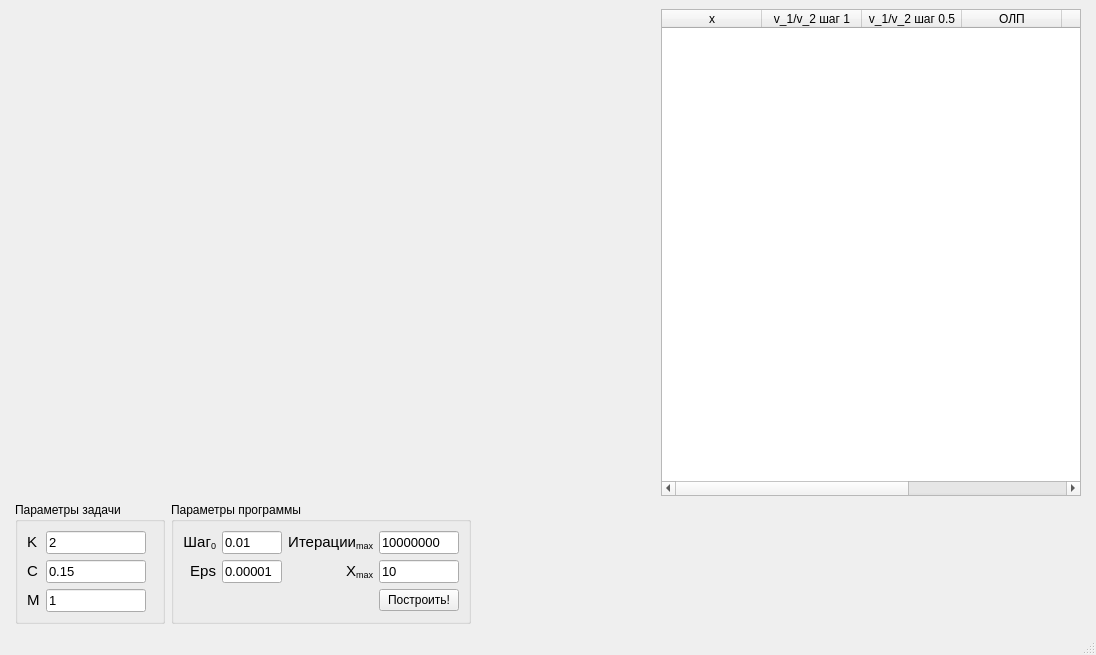
<?xml version="1.0" encoding="UTF-8"?>
<ui version="4.0">
 <class>main_window</class>
 <widget class="QMainWindow" name="main_window">
  <property name="geometry">
   <rect>
    <x>0</x>
    <y>0</y>
    <width>1096</width>
    <height>655</height>
   </rect>
  </property>
  <property name="windowTitle">
   <string>Задача 11: Смирнов Руслан, Рыбкин Антон</string>
  </property>
  <widget class="QWidget" name="centralwidget">
   <layout class="QGridLayout" name="gridLayout">
    <property name="leftMargin">
     <number>15</number>
    </property>
    <property name="rightMargin">
     <number>15</number>
    </property>
    <item row="1" column="0">
     <widget class="QGroupBox" name="groupBox">
      <property name="minimumSize">
       <size>
        <width>150</width>
        <height>100</height>
       </size>
      </property>
      <property name="maximumSize">
       <size>
        <width>150</width>
        <height>16777215</height>
       </size>
      </property>
      <property name="title">
       <string>Параметры задачи</string>
      </property>
      <layout class="QFormLayout" name="formLayout">
       <item row="0" column="0">
        <widget class="QLabel" name="label">
         <property name="maximumSize">
          <size>
           <width>50</width>
           <height>16777215</height>
          </size>
         </property>
         <property name="text">
          <string>&lt;html&gt;&lt;head/&gt;&lt;body&gt;&lt;p&gt;&lt;span style=&quot; font-size:11pt;&quot;&gt;K&lt;/span&gt;&lt;/p&gt;&lt;/body&gt;&lt;/html&gt;</string>
         </property>
         <property name="textFormat">
          <enum>Qt::AutoText</enum>
         </property>
        </widget>
       </item>
       <item row="0" column="1">
        <widget class="QLineEdit" name="k_input">
         <property name="maximumSize">
          <size>
           <width>100</width>
           <height>16777215</height>
          </size>
         </property>
         <property name="font">
          <font>
           <pointsize>10</pointsize>
          </font>
         </property>
         <property name="text">
          <string>2</string>
         </property>
         <property name="placeholderText">
          <string>2</string>
         </property>
        </widget>
       </item>
       <item row="1" column="0">
        <widget class="QLabel" name="label_2">
         <property name="maximumSize">
          <size>
           <width>50</width>
           <height>16777215</height>
          </size>
         </property>
         <property name="text">
          <string>&lt;html&gt;&lt;head/&gt;&lt;body&gt;&lt;p&gt;&lt;span style=&quot; font-size:11pt;&quot;&gt;C&lt;/span&gt;&lt;/p&gt;&lt;/body&gt;&lt;/html&gt;</string>
         </property>
         <property name="textFormat">
          <enum>Qt::AutoText</enum>
         </property>
        </widget>
       </item>
       <item row="1" column="1">
        <widget class="QLineEdit" name="c_input">
         <property name="maximumSize">
          <size>
           <width>100</width>
           <height>16777215</height>
          </size>
         </property>
         <property name="font">
          <font>
           <pointsize>10</pointsize>
          </font>
         </property>
         <property name="text">
          <string>0.15</string>
         </property>
         <property name="placeholderText">
          <string>0.15</string>
         </property>
        </widget>
       </item>
       <item row="2" column="0">
        <widget class="QLabel" name="label_3">
         <property name="maximumSize">
          <size>
           <width>50</width>
           <height>16777215</height>
          </size>
         </property>
         <property name="text">
          <string>&lt;html&gt;&lt;head/&gt;&lt;body&gt;&lt;p&gt;&lt;span style=&quot; font-size:11pt;&quot;&gt;M&lt;/span&gt;&lt;/p&gt;&lt;/body&gt;&lt;/html&gt;</string>
         </property>
         <property name="textFormat">
          <enum>Qt::AutoText</enum>
         </property>
        </widget>
       </item>
       <item row="2" column="1">
        <widget class="QLineEdit" name="m_input">
         <property name="maximumSize">
          <size>
           <width>100</width>
           <height>16777215</height>
          </size>
         </property>
         <property name="font">
          <font>
           <pointsize>10</pointsize>
          </font>
         </property>
         <property name="text">
          <string>1</string>
         </property>
         <property name="placeholderText">
          <string>1</string>
         </property>
        </widget>
       </item>
      </layout>
     </widget>
    </item>
    <item row="0" column="0" colspan="3">
     <widget class="Mpl_widget" name="plot" native="true">
      <property name="minimumSize">
       <size>
        <width>640</width>
        <height>480</height>
       </size>
      </property>
     </widget>
    </item>
    <item row="0" column="4">
     <widget class="QTableWidget" name="table">
      <property name="maximumSize">
       <size>
        <width>800</width>
        <height>16777215</height>
       </size>
      </property>
      <property name="horizontalScrollMode">
       <enum>QAbstractItemView::ScrollPerPixel</enum>
      </property>
      <column>
       <property name="text">
        <string>x</string>
       </property>
      </column>
      <column>
       <property name="text">
        <string>v_1/v_2 шаг 1</string>
       </property>
      </column>
      <column>
       <property name="text">
        <string>v_1/v_2 шаг 0.5</string>
       </property>
      </column>
      <column>
       <property name="text">
        <string>ОЛП</string>
       </property>
      </column>
      <column>
       <property name="text">
        <string>Шаг</string>
       </property>
      </column>
      <column>
       <property name="text">
        <string>Умножения</string>
       </property>
      </column>
      <column>
       <property name="text">
        <string>Деления</string>
       </property>
      </column>
     </widget>
    </item>
    <item row="1" column="1">
     <widget class="QGroupBox" name="groupBox_2">
      <property name="maximumSize">
       <size>
        <width>300</width>
        <height>16777215</height>
       </size>
      </property>
      <property name="title">
       <string>Параметры программы</string>
      </property>
      <layout class="QGridLayout" name="gridLayout_2">
       <item row="4" column="3">
        <widget class="QLineEdit" name="x_max_input">
         <property name="maximumSize">
          <size>
           <width>100</width>
           <height>16777215</height>
          </size>
         </property>
         <property name="font">
          <font>
           <pointsize>10</pointsize>
          </font>
         </property>
         <property name="text">
          <string>10</string>
         </property>
         <property name="placeholderText">
          <string>10</string>
         </property>
        </widget>
       </item>
       <item row="4" column="1">
        <widget class="QLineEdit" name="eps_input">
         <property name="maximumSize">
          <size>
           <width>100</width>
           <height>16777215</height>
          </size>
         </property>
         <property name="font">
          <font>
           <pointsize>10</pointsize>
          </font>
         </property>
         <property name="text">
          <string>0.00001</string>
         </property>
         <property name="placeholderText">
          <string>0.00001</string>
         </property>
        </widget>
       </item>
       <item row="1" column="1">
        <widget class="QLineEdit" name="step_input">
         <property name="maximumSize">
          <size>
           <width>100</width>
           <height>16777215</height>
          </size>
         </property>
         <property name="font">
          <font>
           <pointsize>10</pointsize>
          </font>
         </property>
         <property name="text">
          <string>0.01</string>
         </property>
         <property name="placeholderText">
          <string>0.01</string>
         </property>
        </widget>
       </item>
       <item row="1" column="3">
        <widget class="QLineEdit" name="max_iters_input">
         <property name="maximumSize">
          <size>
           <width>100</width>
           <height>16777215</height>
          </size>
         </property>
         <property name="font">
          <font>
           <pointsize>10</pointsize>
          </font>
         </property>
         <property name="text">
          <string>10000000</string>
         </property>
         <property name="placeholderText">
          <string>10000000</string>
         </property>
        </widget>
       </item>
       <item row="5" column="3">
        <widget class="QPushButton" name="plot_btn">
         <property name="text">
          <string>Построить!</string>
         </property>
        </widget>
       </item>
       <item row="1" column="0">
        <widget class="QLabel" name="label_4">
         <property name="maximumSize">
          <size>
           <width>40</width>
           <height>16777215</height>
          </size>
         </property>
         <property name="text">
          <string>&lt;html&gt;&lt;head/&gt;&lt;body&gt;&lt;p align=&quot;right&quot;&gt;&lt;span style=&quot; font-size:11pt;&quot;&gt;Шаг&lt;/span&gt;&lt;span style=&quot; font-size:11pt; vertical-align:sub;&quot;&gt;0&lt;/span&gt;&lt;/p&gt;&lt;/body&gt;&lt;/html&gt;</string>
         </property>
        </widget>
       </item>
       <item row="4" column="0">
        <widget class="QLabel" name="label_5">
         <property name="maximumSize">
          <size>
           <width>40</width>
           <height>16777215</height>
          </size>
         </property>
         <property name="text">
          <string>&lt;html&gt;&lt;head/&gt;&lt;body&gt;&lt;p align=&quot;right&quot;&gt;&lt;span style=&quot; font-size:11pt;&quot;&gt;Eps&lt;/span&gt;&lt;/p&gt;&lt;/body&gt;&lt;/html&gt;</string>
         </property>
        </widget>
       </item>
       <item row="4" column="2">
        <widget class="QLabel" name="label_6">
         <property name="maximumSize">
          <size>
           <width>85</width>
           <height>16777215</height>
          </size>
         </property>
         <property name="text">
          <string>&lt;html&gt;&lt;head/&gt;&lt;body&gt;&lt;p align=&quot;right&quot;&gt;&lt;span style=&quot; font-size:11pt;&quot;&gt;X&lt;/span&gt;&lt;span style=&quot; font-size:11pt; vertical-align:sub;&quot;&gt;max&lt;/span&gt;&lt;/p&gt;&lt;/body&gt;&lt;/html&gt;</string>
         </property>
        </widget>
       </item>
       <item row="1" column="2">
        <widget class="QLabel" name="label_7">
         <property name="maximumSize">
          <size>
           <width>85</width>
           <height>16777215</height>
          </size>
         </property>
         <property name="text">
          <string>&lt;html&gt;&lt;head/&gt;&lt;body&gt;&lt;p align=&quot;right&quot;&gt;&lt;span style=&quot; font-size:11pt;&quot;&gt;Итерации&lt;/span&gt;&lt;span style=&quot; font-size:11pt; vertical-align:sub;&quot;&gt;max&lt;/span&gt;&lt;/p&gt;&lt;/body&gt;&lt;/html&gt;</string>
         </property>
        </widget>
       </item>
      </layout>
     </widget>
    </item>
   </layout>
  </widget>
  <widget class="QMenuBar" name="menubar">
   <property name="geometry">
    <rect>
     <x>0</x>
     <y>0</y>
     <width>1096</width>
     <height>21</height>
    </rect>
   </property>
  </widget>
  <widget class="QStatusBar" name="statusbar"/>
 </widget>
 <customwidgets>
  <customwidget>
   <class>Mpl_widget</class>
   <extends>QWidget</extends>
   <header>mpl_widget.h</header>
   <container>1</container>
  </customwidget>
 </customwidgets>
 <tabstops>
  <tabstop>k_input</tabstop>
  <tabstop>c_input</tabstop>
  <tabstop>m_input</tabstop>
  <tabstop>step_input</tabstop>
  <tabstop>max_iters_input</tabstop>
  <tabstop>eps_input</tabstop>
  <tabstop>x_max_input</tabstop>
  <tabstop>plot_btn</tabstop>
  <tabstop>table</tabstop>
 </tabstops>
 <resources/>
 <connections/>
</ui>
